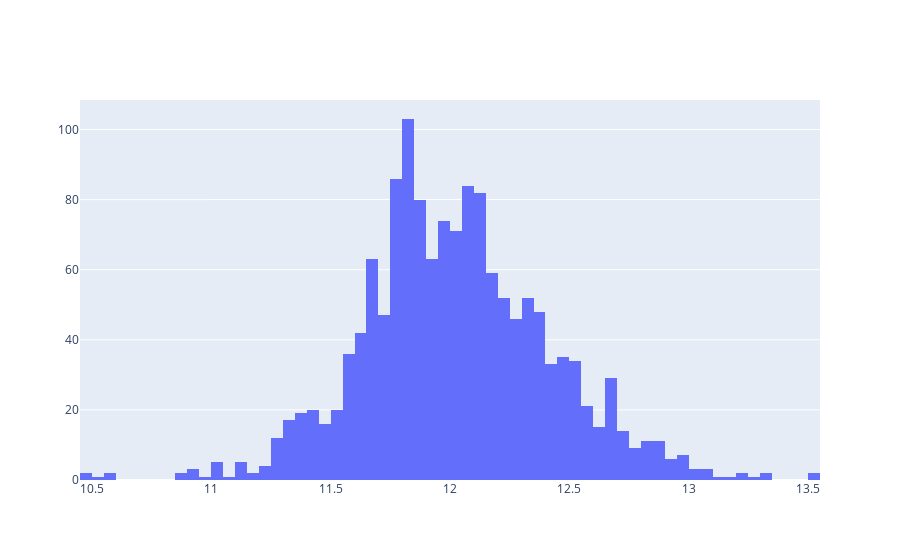

The cell this chart's notebook holds for it:
### Markdown cell above
# Target Variable Log Transformed (As its is right Skewed)

### Code cell
#x  = train_data['SalePrice']
x=np.log(train_data["SalePrice"])
fig = go.Figure(data=[go.Histogram(x=x)])
fig

### Figure 1 — Plotly figure (JSON) as saved in the notebook; plotly's stock layout.template omitted (floating-point values rounded to 4 significant figures; data arrays with more than 128 entries replaced by an {"elided": "..."} marker saying what was removed)
{"data": [{"type": "histogram", "x": {"elided": "1460 float values"}}], "layout": {}}
